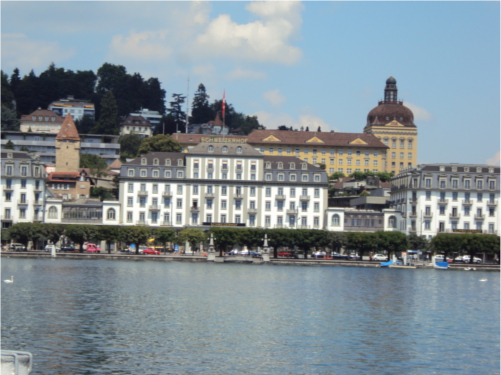
#> input picture Data/Train/CustomSet1/1.jpg, 501 x 375 px; its folder holds 3 pictures in this run
$ python wrapper.py
#> lines starting #> are read from the running program, lines starting #| are printed output that depends on the picture
import numpy as np
import cv2
import matplotlib.pyplot as plt
import math
import numpy.linalg
import glob
import copy
import skimage.feature
from skimage.feature import peak_local_max
import argparse
import os
import random

def anms(cmap):
    dist = 0
    maxima = peak_local_max(cmap, min_distance=10)

    nbest = 800
    nstrong = maxima.shape[0]
    r = np.Infinity * np.ones([nstrong,3])
    for i in range(nstrong):
        for j in range(nstrong):
            xi = maxima[i][1]
            xj = maxima[j][1]
            yi = maxima[i][0]
            yj = maxima[j][0]
            if(cmap[yj,xj] > cmap[yi,xi]):
                dist = np.square(xj -xi) + np.square(yj-yi)
            if dist < r[i,0]:
                r[i,0] = dist
                r[i,1] = xi
                r[i,2] = yi
    corners = r[np.argsort(-r[:, 0])]

    best_corners = corners[:nbest,:]
    return best_corners

def corner_det(img1,img2):
    i_1 = img1.copy()
    i_2 = img2.copy()
    mask_1 = np.full((img1.shape[0],img1.shape[1]),0,dtype=np.uint8)
    mask_2 = np.full((img2.shape[0],img2.shape[1]),0,dtype=np.uint8)
    gray_1 = cv2.cvtColor(img1, cv2.COLOR_BGR2GRAY)
    gray_2 = cv2.cvtColor(img2, cv2.COLOR_BGR2GRAY)
    corners_1 = cv2.goodFeaturesToTrack(gray_1, 10000, 0.001,10)
    for i in corners_1:
        x,y = i.ravel()
        cv2.circle(i_1,(int(x),int(y)),2,(255,0,0),-1)
        cv2.circle(mask_1,(int(x),int(y)),5,(255,255,255),-1)
    corner_img1 = cv2.bitwise_and(gray_1,mask_1)

    corners_2 = cv2.goodFeaturesToTrack(gray_2, 10000,0.001,10)
    for i in corners_2:
        x,y = i.ravel()
        cv2.circle(i_2,(int(x),int(y)),2,(255,0,0),-1)
        cv2.circle(mask_2,(int(x),int(y)),5,(255,255,255),-1)
    corner_img2 = cv2.bitwise_and(gray_2,mask_2)

    return i_1,i_2,corner_img1, corner_img2


def image_disp(img_list):
    #taking minimum heights
    h_min = min(img.shape[0] for img in img_list)

    combined = [cv2.resize(img,(int(img.shape[1] *h_min/ img.shape[0]),h_min),interpolation =cv2.INTER_CUBIC )
                for img in img_list]
    final = cv2.hconcat(combined)
    cv2.imshow('input',final)
    cv2.waitKey()
    cv2.destroyAllWindows()

    return final

def feature_descriptor(img, corner):
    patch_size = 40
    img = np.pad(img, (patch_size,), 'constant', constant_values=0)
    features = np.zeros((64, 1))
    for i in range(corner.shape[0]):
        x, y = corner[i][1], corner[i][2]
        # Skip if corner coordinates are infinite
        if np.isinf(x) or np.isinf(y):
            continue
        patch = img[int(y + (patch_size / 2)):int(y + (3 * patch_size / 2)),int(x + (patch_size / 2)):int(x + (3 * patch_size / 2))]
        patch_blur = cv2.GaussianBlur(patch, (5, 5), 0)
        patch_blur = cv2.resize(patch_blur, (8, 8), interpolation=cv2.INTER_AREA)
        feature = patch_blur.reshape((64, 1))
        feature = (feature - np.mean(feature)) / (np.std(feature) + 0.0000001)
        features = np.dstack((features, feature))
    return features[:, :, 1:]

def feature_matcher(features1, features2, corners_1, corners_2):
    _,x,a = features1.shape
    _,y,b = features2.shape
    a = int(min(a,b))
    b = int(max(a,b))
    matched = []

    for i in range(a):
        match = {}
        for j in range(b):
            ssd = np.linalg.norm((features1[:,:,i]-features2[:,:,j]))**2
            match[ssd] = [corners_1[i,:],corners_2[j,:]]
        ratio = sorted(match)
        if ratio[0]/ratio[1] < 0.8:
            pairs = match[ratio[0]]
            matched.append(pairs)

    return matched


def resizing(imgs):
    images = imgs.copy()
    sizes = []
    resized = []
    for image in images:
        x,y,ch = image.shape
        sizes.append([x,y,ch])

    sizes = np.array(sizes)
    x_target, y_target, _ = np.max(sizes, axis = 0)

    for i, image in enumerate(images):
        resize = np.zeros((x_target, y_target, sizes[i,2]), np.uint8)
        resize[0:sizes[i,0], 0:sizes[i,1], 0:sizes[i,2]] = image
        resized.append(resize)

    return resized

def display_featurematch(img1,img2,matchPairs):

    pt1 = []
    pt2 = []
    img1, img2 = resizing([img1, img2])
    new = np.concatenate((img1, img2), axis = 1)
    for i in range(len(matchPairs)):
        x1 = int(matchPairs[i][0][1])
        y1 = int(matchPairs[i][0][2])
        x2 = int(matchPairs[i][1][1])
        y2 = int(matchPairs[i][1][2])
        pt1.append([x1,y1])
        pt2.append([x2,y2])

        cv2.line(new,(x1,y1),(x2+int(img1.shape[1]),y2),(255, 0, 0), 1)
        cv2.circle(new,(x1,y1),1,(255,255,0),-1)
        cv2.circle(new,(x2+int(img1.shape[1]),y2),1,(255,255,0),-1)

    cv2.imshow("feature matching",new)
    cv2.imwrite('feature_match.png',new)
    cv2.waitKey(0)
    cv2.destroyAllWindows()
    return pt1,pt2

def RANSAC(pt1,pt2, thresh):

    Hdash = np.zeros([3, 3])
    outliers =25
    accuracy = 0.9
    e = outliers / pt1.shape[0]
    s = 4
    p = 0.9
    no_iter = np.log(1 - p) / np.log(1 - np.power((1 - e), s))
    no_iter = 6000
    N_best = 0
    final = []


    for i in range(int(no_iter)):

        index = np.random.choice(pt1.shape[0], size=4)

        points1 = pt1[index]
        points2 = pt2[index]

        H = cv2.getPerspectiveTransform(np.float32(points1), np.float32(points2))

        pt1_dash = np.vstack((pt1[:,0], pt1[:,1], np.ones([1, pt1.shape[0]])))
        point1_dash = np.dot(H, pt1_dash)

        a = point1_dash[0,:]/(point1_dash[2,:] + 0.0000001)
        b = point1_dash[1,:]/(point1_dash[2,:] + 0.0000001)
        p1_dash = np.array([a, b]).T
        diff = pt2 - p1_dash
        error = np.zeros(pt2.shape[0])
        for n in range(pt2.shape[0]):

            error[n] = np.linalg.norm(diff[n])

        error[error <= thresh] = 1
        error[error > thresh] = 0
        current = np.sum(error)

        if current > N_best:
            N_best = current
            H_dash = H
            final = np.where(error == 1)

    img_point1 =  pt1[final]
    img_point2 =  pt2[final]
    pairs = np.zeros([img_point1.shape[0], img_point1.shape[1], 2])
    pairs[:, 0, :] = img_point1
    pairs[:, 1, :] = img_point2


    print("RANSAC filtered:", len(pairs))
    return H_dash, pairs.astype(int)

def display_ransac(img1, img2, match):
    image_1 = img1.copy()
    image_2 = img2.copy()
    image_1, image_2 = resizing([image_1, image_2])
    combine = np.concatenate((image_1, image_2), axis = 1)
    corners_1 = match[:,0].copy()
    corners_2  = match[:,1].copy()
    corners_2[:,0] += image_1.shape[1]
    for a,b in zip(corners_1, corners_2):
        cv2.line(combine, (int(a[0]),int(a[1])), (int(b[0]),int(b[1])), (255, 0, 0), 1)
        cv2.circle(combine,(int(a[0]),int(a[1])),1,(255,255,0),-1)
        cv2.circle(combine,(int(b[0]),int(b[1])),1,(255,255,0),-1)
    cv2.imshow("ransac", combine)
    cv2.imwrite('ransac.png',combine)
    cv2.waitKey()
    cv2.destroyAllWindows()

def Blend(img1, img2, H):
    merge = []
    img1, img2 = resizing([img1, img2])
    h1,w1 = img1.shape[:2]
    h2,w2 = img2.shape[:2]

    pt1 = np.float32([[0, 0], [0, h1], [w1, h1], [w1, 0]]).reshape(-1,1,2)
    pt2 = np.float32([[0, 0], [0, h2], [w2, h2], [w2, 0]]).reshape(-1,1,2)

    pt1_dash = cv2.perspectiveTransform(pt1, H)

    pts = np.concatenate((pt1_dash, pt2), axis = 0)

    #find min and max for new image
    for p in range(len(pts)):
        merge.append(pts[p].ravel())

    x_min, y_min = np.int0(np.min(np.array(merge), axis = 0))
    x_max, y_max = np.int0(np.max(np.array(merge), axis = 0))
    Hdash = np.array([[1, 0, -x_min], [0, 1, -y_min], [0, 0, 1]]) # translate
    stitch1 = cv2.warpPerspective(img1, np.dot(Hdash, H), (x_max-x_min, y_max-y_min))
    blend = stitch1.copy()
    blend[-y_min:-y_min+h1, -x_min: -x_min+w1] = img2

    r = np.where(img2 == [0,0,0])
    y = r[0] + -y_min
    x = r[1] + -x_min

    blend[y,x] = stitch1[y,x]

    return blend

def panorama(image1, image2):
    image1, image2 = resizing([image1, image2])
    c1, c2 = [],[]
    img1 = image1.copy()
    img2 = image2.copy()
    gray1 = cv2.cvtColor(img1,cv2.COLOR_BGR2GRAY)
    gray2 = cv2.cvtColor(img2,cv2.COLOR_BGR2GRAY)
    print("Detecting Corners")
    i_1, i_2, corner_img1, corner_img2 = corner_det(image1, image2)
    cv2.imwrite('corners1.jpg',i_1)
    cv2.imwrite('corners2.jpg',i_2)
    print("Performing Adaptive Non-Maximal Suppression")
    c1 = anms(corner_img1)
    for corner1 in c1:
        _,x1,y1 = corner1.ravel()
        if not math.isinf(x1) and not math.isinf(y1):
            cv2.circle(img1, (int(x1), int(y1)), 1, (255, 0, 0), -1)
    cv2.imwrite('anms_1.png',img1)

    c2 = anms(corner_img2)
    for corner2 in c2:
        _,x2,y2 = corner2.ravel()
        if not math.isinf(x2) and not math.isinf(y2):
            cv2.circle(img2, (int(x2), int(y2)), 1, (255, 0, 0), -1)
    cv2.imwrite('anms_2.png',img2)

    f1 = feature_descriptor(gray1,c1)
    f2 = feature_descriptor(gray2,c2)
    print("Feature Matching")
    img1 = image1.copy()
    img2 = image2.copy()
    match = feature_matcher(f1,f2,c1,c2)
    print("Number of matches",len(match))
    pt1,pt2 = display_featurematch(img1,img2,match)

    print("RANSAC")
    im1 = image1.copy()
    im2 = image2.copy()
    H,pairs = RANSAC(np.array(pt1),np.array(pt2),5)
    display_ransac(img1,img2,pairs)

    return H

def main():
    Parser = argparse.ArgumentParser()
    Parser.add_argument('--Folder', default='C:\\Users\\aryan\\OneDrive\\Desktop\\panorama-stitching\\Data\\Train\\CustomSet1\\')
    Args = Parser.parse_args()
    path = Args.Folder

    images = [cv2.imread(file)for file in sorted(glob.glob(str(path)+'/*.jpg'))]
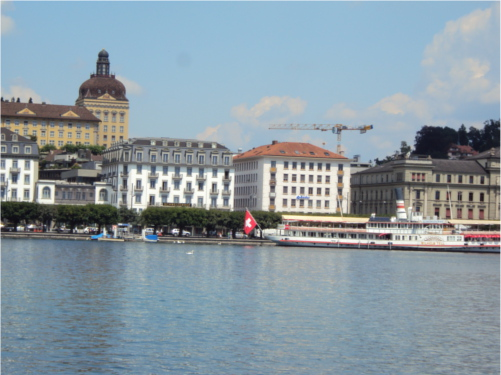
#> input picture Data/Train/CustomSet1/2.jpg, 501 x 375 px
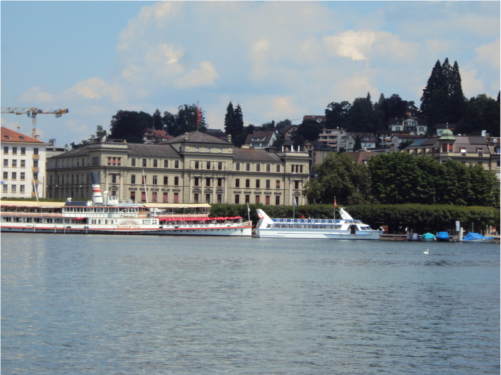
#> input picture Data/Train/CustomSet1/3.jpg, 501 x 375 px
#> images = 3 items
    print("Total Number of images are:", len(images))
#| Total Number of images are: 3
    print("Displaying images")
    image_disp(images)
#> in image_disp, `h_min = min(img.shape[0] for img in img_list)`: h_min = 375
#> in image_disp, `combined = [cv2.resize(img,(int(img.shape[1] *h_min/ img.shape[0]),h_m..`: combined = 3 items
#> in image_disp, `final = cv2.hconcat(combined)`:
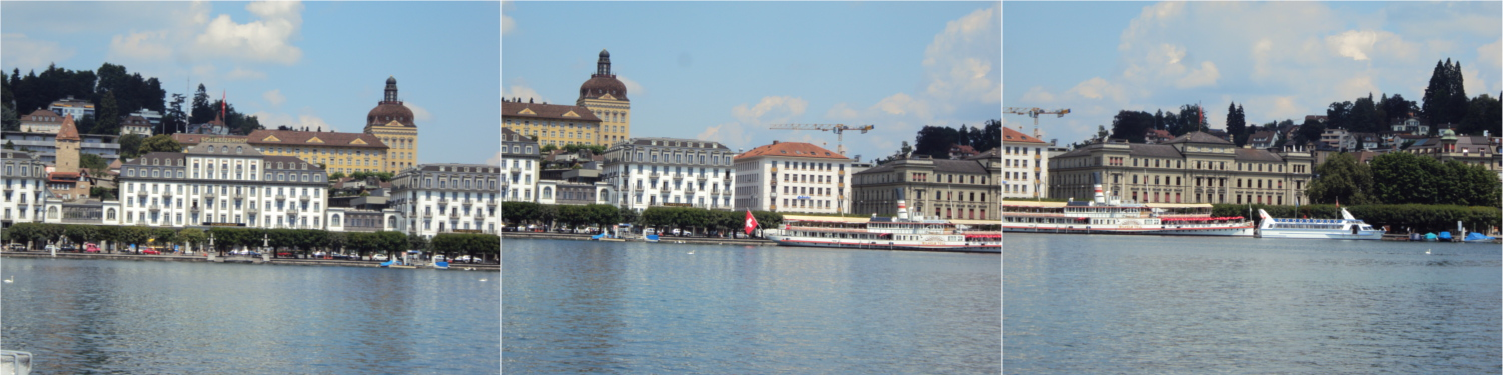
#> final: shape (375, 1503, 3); mean of channels 0, 1, 2 152.7, 145.2, 132.5; drawn as B, G, R
    N = len(images)
#> N = 3
    image1 = images[0]
#> image1 is the input picture: shape (375, 501, 3); mean B, G, R 149.6, 143, 130.7
    for image2 in images[1:]:

        H = panorama(image1,image2)
        final= Blend(image1,image2, H)

        cv2.imshow('Panorama', final)
        cv2.imwrite('mypano.png',final)
        cv2.waitKey(0)
        cv2.destroyAllWindows()

        image1 = final
#> this loop made 2 passes
#| Detecting Corners
#| Performing Adaptive Non-Maximal Suppression
#| Feature Matching
#| Number of matches 85
#| RANSAC
#| RANSAC filtered: 33
#| Detecting Corners
#| Performing Adaptive Non-Maximal Suppression
#| Feature Matching
#| Number of matches 96
#> (further printed lines are left out)
#> pass 1, in panorama, `gray2 = cv2.cvtColor(img2,cv2.COLOR_BGR2GRAY)`:
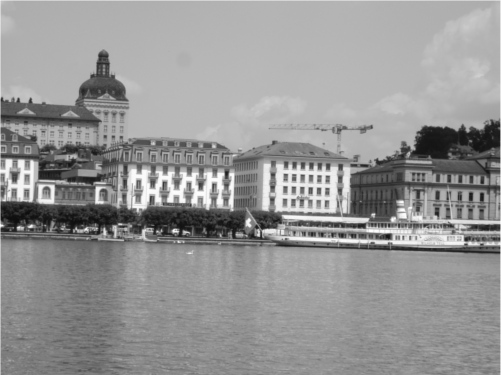
#> gray2: shape (375, 501); min 12, max 254, mean 149.4
#> pass 1, in corner_det, `corner_img1 = cv2.bitwise_and(gray_1,mask_1)`:
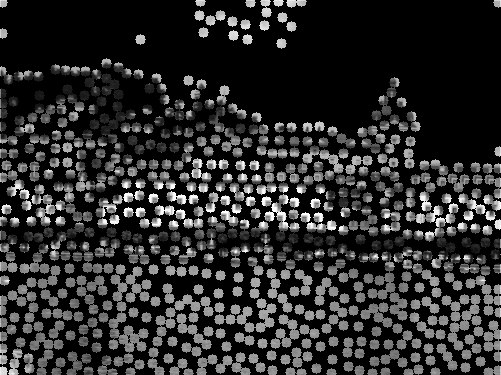
#> corner_img1: shape (375, 501); min 0, max 255, mean 44.8
#> pass 1, in corner_det, `corner_img2 = cv2.bitwise_and(gray_2,mask_2)`:
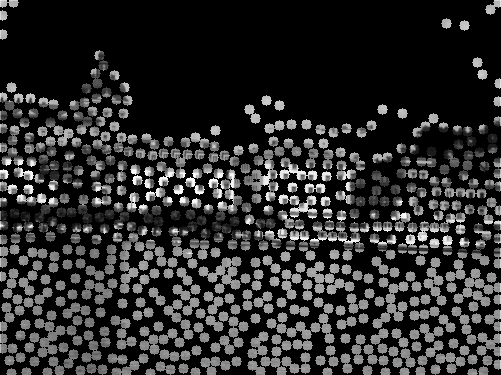
#> corner_img2: shape (375, 501); min 0, max 254, mean 45
#> after the loop:
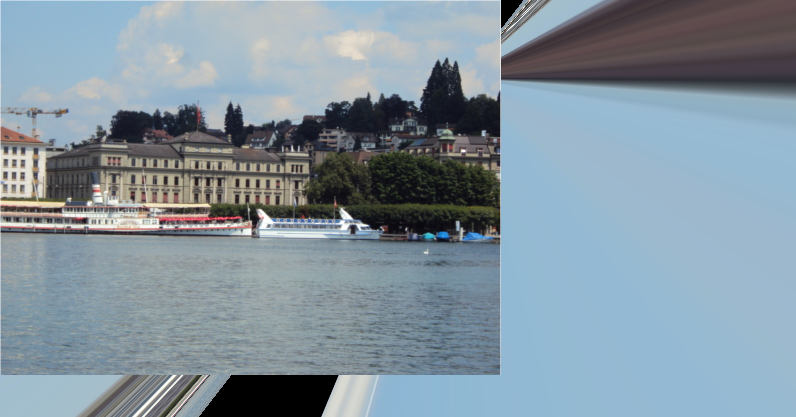
#> image1: shape (417, 796, 3); mean B, G, R 159.1, 147.8, 131.3

if __name__ == '__main__':
    main()
